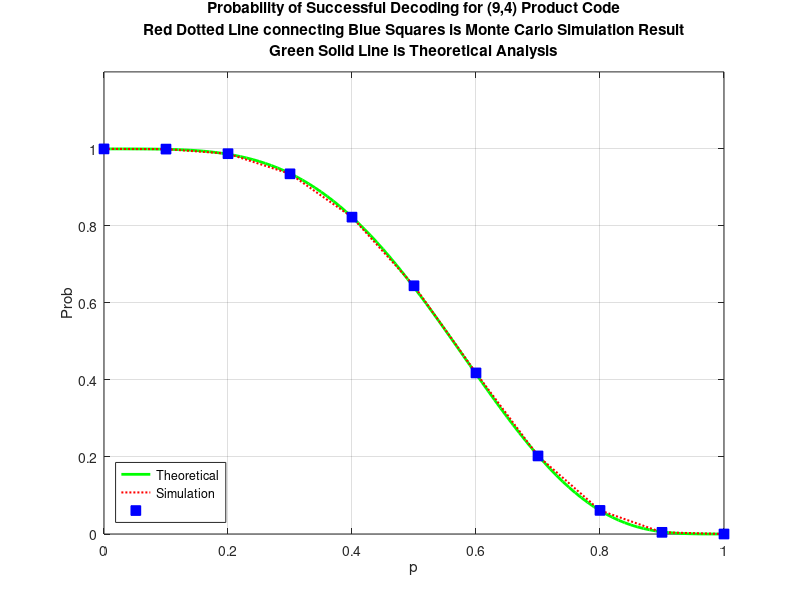

This chart was generated by the following MATLAB code:
clc; clear; close all;
K = 4; N = 9;
k = sqrt(K); n = sqrt(N);                               
Nsim = 1e4;
qset  = 0:0.1:1;                                           
psucc = zeros(1, length(qset));

for qi = 1:length(qset)
    q = qset(qi); Tsum = 0;
    for sim = 1:Nsim
        m = double(rand(1,K) < 0.5);
        M       = reshape(m, k, k);
        row_par = mod(sum(M,2), 2);
        M_ext   = [M, row_par];
        col_par = mod(sum(M_ext,1), 2);
        c       = [M_ext; col_par]; c = c(:)';           
        y = double(rand(1,N) < q);
        r = c; r(y==1) = -1;                               
        R = reshape(r, n, n);                            
        for iter = 1:n
            for i = 1:n
                row = R(i,:);
                if sum(row==-1)==1, R(i,row==-1)=mod(sum(row(row~=-1)),2); end
            end
            for j = 1:n
                col = R(:,j);
                if sum(col==-1)==1, R(col==-1,j)=mod(sum(col(col~=-1)),2); end
            end
        end

        m_hat = reshape(R(1:k,1:k),1,K);
        if ~any(m_hat==-1) && isequal(m_hat,m), Tsum=Tsum+1; end
    end
    psucc(qi) = Tsum/Nsim;
end

% For each pattern, check if iterative decoder succeeds, weight by q^e*(1-q)^(N-e)
p_fine       = 0:0.01:1;                                  
psucc_theory = zeros(1, length(p_fine));

% precompute which of the 2^9 = 512 erasure patterns are decodable (independent of q)
decodable = false(1, 2^N);
for pat = 0:2^N-1
    e    = double(dec2bin(pat, N)-'0');                    % erasure pattern, length N
    R_th = reshape(e, n, n);                               % 1=erased, 0=known
    % run iterative decoder on erasure pattern (values don't matter, just positions)
    for iter = 1:n
        for i = 1:n
            row = R_th(i,:);
            if sum(row)==1, R_th(i,row==1)=0; end          % recover erased bit
        end
        for j = 1:n
            col = R_th(:,j);
            if sum(col)==1, R_th(col==1,j)=0; end
        end
    end
    decodable(pat+1) = all(R_th(:)==0);                    % success if no erasures remain
end

% for each q, sum P(pattern) over decodable patterns
for qi = 1:length(p_fine)
    q   = p_fine(qi);
    val = 0;
    for pat = 0:2^N-1
        e_count = sum(double(dec2bin(pat,N)-'0'));          
        val = val + decodable(pat+1) * q^e_count * (1-q)^(N-e_count);
    end
    psucc_theory(qi) = val;
end

figure;
plot(p_fine, psucc_theory, 'g-',  'LineWidth', 2);  hold on; 
plot(qset,   psucc,        'r:',  'LineWidth', 1.5);         
plot(qset,   psucc,        'bs',  'MarkerFaceColor','b','MarkerSize',7);
grid on;
xlabel('p'); ylabel('Prob');
title({'Probability of Successful Decoding for (9,4) Product Code',...
       'Red Dotted Line connecting Blue Squares is Monte Carlo Simulation Result',...
       'Green Solid Line is Theoretical Analysis'});
xlim([0 1]); ylim([0 1.2]);
legend('Theoretical','Simulation','','Location','southwest');
